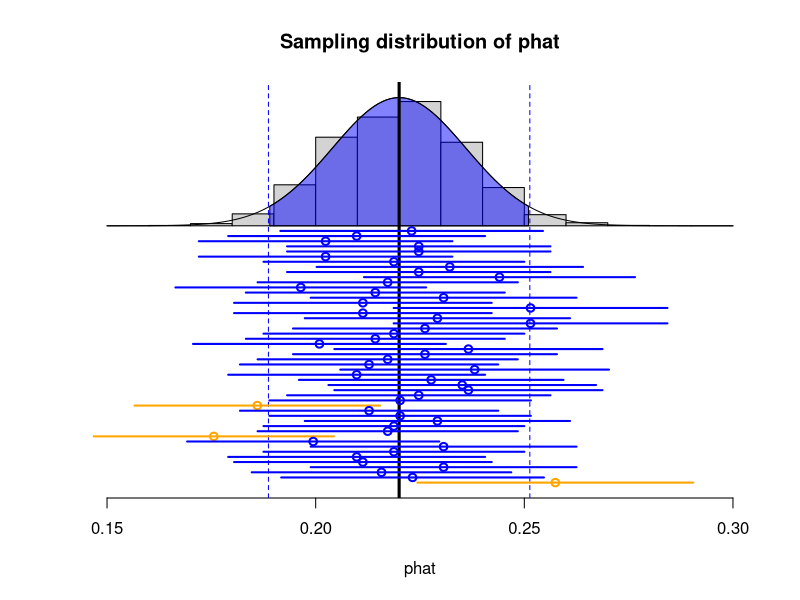
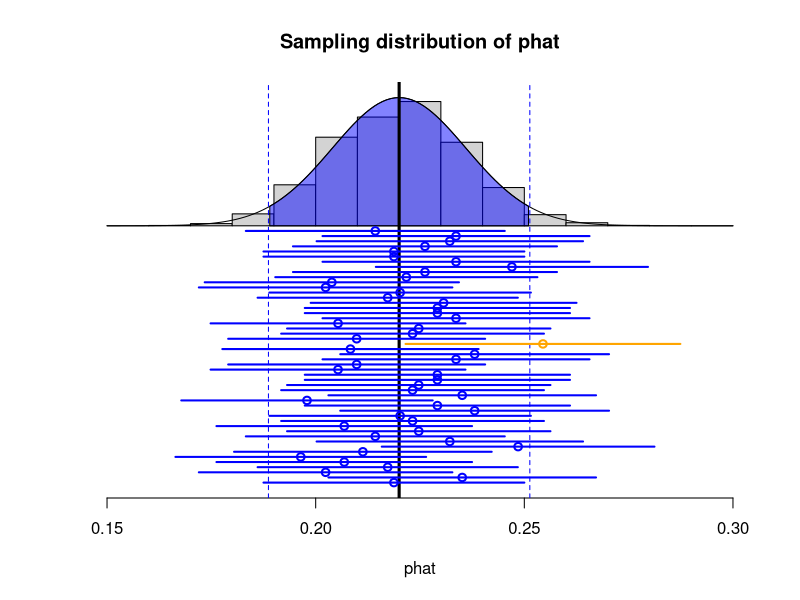

Source code (R) for these figures, in order:
# It is estimated that (in 2022) approximately 22% of
#  US hospitals were understaffed.

p=.22

# Let's imagine we sample n=672 hospitals and find
#  phat=.223 or 22.3% of our sample is understaffed.

phat=.223; n=672

# First off, what is the distribution of phat values?
#  Let's simulate it with N=10,000 sample means (phat)
N=100000
phatvals<-rep(0,N)
for(i in 1:N){
  phatvals[i]=rbinom(1, n, p)/n
}

hist(phatvals,freq=FALSE, breaks=15, 
     main="Sampling distribution of phat",
     xlab="phat", ylim=c(-50,25), yaxt='n', ylab='')
lines(150:300/1000, dnorm(150:300/1000, p, sqrt(p*(1-p)/n)))

# Where is our middle 95%? 

qnorm(.025, p, sqrt(p*(1-p)/n))
qnorm(.975, p, sqrt(p*(1-p)/n))

p+qnorm(.975)*sqrt(p*(1-p)/n)
p-qnorm(.975)*sqrt(p*(1-p)/n)

polygon(c(189:251/1000,251/1000,189/1000),
        c(dnorm(189:251/1000, p, sqrt(p*(1-p)/n)),0,0), 
        col = rgb(0, 0, 255, max = 255, alpha = 125))

abline(v=p, lwd=3)
abline(v=qnorm(.025, p, sqrt(p*(1-p)/n)), lwd=1, col="blue", lty=2)
abline(v=qnorm(.975, p, sqrt(p*(1-p)/n)), lwd=1, col="blue", lty=2)

plotCI<-function(phat_in, i){
  Z=qnorm(.975)
  CI=c(phat_in-Z*sqrt(phat_in*(1-phat_in)/n),
       phat_in+Z*sqrt(phat_in*(1-phat_in)/n))
  if(CI[1]<p & CI[2]>p) color="blue"
  else color="orange"
  points(phat_in,i,col=color, lwd=2)
  lines(CI,c(i,i),col=color, lwd=2)
}

# Let's check our CI for our sample

phat=.223; n=672

# We can calculate our CI using the formula: phat +- Z * SE

SE=sqrt(phat*(1-phat)/n)
Z=qnorm(.975)

CI=c(phat-Z*SE, 
     phat+Z*SE)

print(CI)

plotCI(phat, -1)

# Let's sample a few more potential phat

plotCI(rbinom(1, n, p)/n, -2)
plotCI(rbinom(1, n, p)/n, -3)
plotCI(rbinom(1, n, p)/n, -4)
plotCI(rbinom(1, n, p)/n, -5)

# And a few more

for(i in -(6:50))
  plotCI(rbinom(1, n, p)/n, i)




fulltest<-function(){
  hist(phatvals,freq=FALSE, breaks=15, 
       main="Sampling distribution of phat",
       xlab="phat", ylim=c(-50,25), yaxt='n', ylab='')
  lines(150:300/1000, dnorm(150:300/1000, p, sqrt(p*(1-p)/n)))
  
  polygon(c(189:251/1000,251/1000,189/1000),
          c(dnorm(189:251/1000, p, sqrt(p*(1-p)/n)),0,0), 
          col = rgb(0, 0, 255, max = 255, alpha = 125))
  
  abline(v=p, lwd=3)
  abline(v=qnorm(.025, p, sqrt(p*(1-p)/n)), lwd=1, col="blue", lty=2)
  abline(v=qnorm(.975, p, sqrt(p*(1-p)/n)), lwd=1, col="blue", lty=2)

  for(i in -(1:50))
    plotCI(rbinom(1, n, p)/n, i)
}

fulltest()
